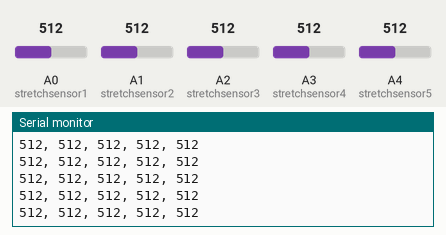
This sketch was run on a simulated Arduino Uno, built with avr-gcc and run on an emulated ATmega328P. Shown: the last lines printed to the serial monitor. The test bench sets the inputs (shaded band); at power-on: A0 (stretchsensor1) = 512, A2 (stretchsensor3) = 512, A1 (stretchsensor2) = 512, A3 (stretchsensor4) = 512, A4 (stretchsensor5) = 512.

Above: at 1.2 s.
1.3 s: A0 (stretchsensor1) set to 107
At 2.3 s:
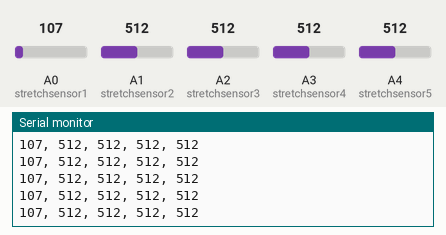
4.3 s: A0 (stretchsensor1) set to 94
At 4.8 s:
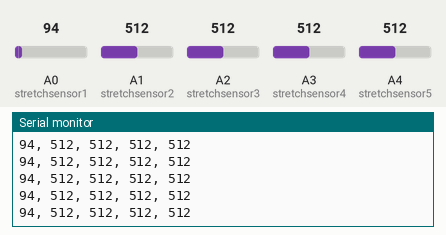
13.3 s: A2 (stretchsensor3) set to 104
At 14.3 s:
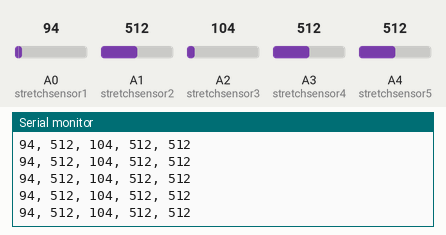
16.3 s: A2 (stretchsensor3) set to 89
At 17.0 s:
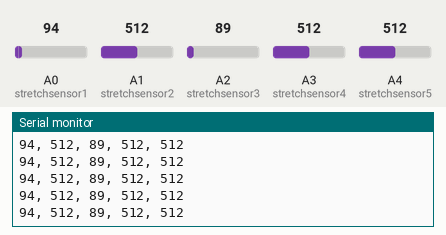
Timing chart, 0 to 18.8 s (numbered marks = the images above; inputs shaded):
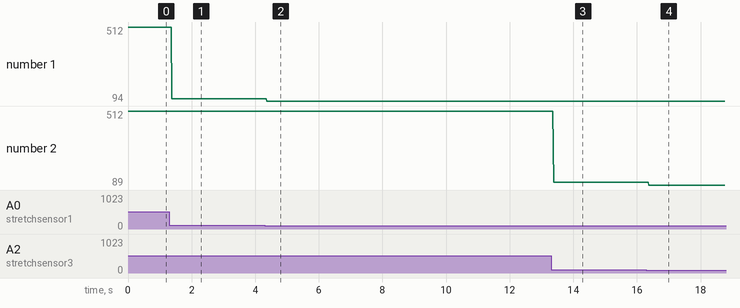

The sketch:

Stretch_test.ino
```cpp
int stretchsensor1 = A0;
int stretchsensor2 = A1;
int stretchsensor3 = A2;
int stretchsensor4 = A3;
int stretchsensor5 = A4;

void setup() {
  pinMode(stretchsensor1, INPUT);
  pinMode(stretchsensor2, INPUT);
  pinMode(stretchsensor3, INPUT);
  pinMode(stretchsensor4, INPUT);
  pinMode(stretchsensor5, INPUT);
  analogReference(DEFAULT);
  Serial.begin(9600);
}

void loop() {
  int val1 = analogRead(stretchsensor1);
  int val2 = analogRead(stretchsensor2);
  int val3 = analogRead(stretchsensor3);
  int val4 = analogRead(stretchsensor4);
  int val5 = analogRead(stretchsensor5);

  Serial.print(val1);
  Serial.print(", ");
  Serial.print(val2);
  Serial.print(", ");
  Serial.print(val3);
  Serial.print(", ");
  Serial.print(val4);
  Serial.print(", ");
  Serial.println(val5);
}
```

Measured:
- after the input at 1.3 s, the serial monitor: prints a new line after 0.08 s (image 1)
- after the input at 4.3 s, the serial monitor: prints a new line after 0.07 s (image 2)
- after the input at 13.3 s, the serial monitor: prints a new line after 0.08 s (image 3)
- after the input at 16.3 s, the serial monitor: prints a new line after 0.07 s (image 4)
- plotted number 1: 512 → 107 after the input at 1.3 s, 107 → 94 after the input at 4.3 s
- plotted number 2: 512 → 104 after the input at 13.3 s, 104 → 89 after the input at 16.3 s
